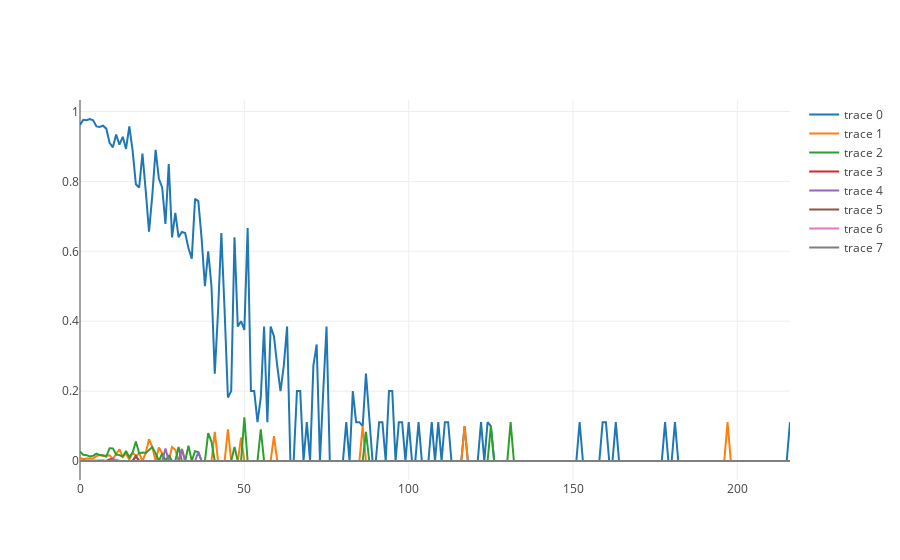

Notebook code for this chart:
### Markdown cell above
Now we normalize `counts` to produce `p`, and plot it.

### Code cell
norm = np.sum(counts+1, axis=1, keepdims=True)
norm = np.tile(norm, [1,N_cats,1])
counts[norm==0] += 1
counts[norm==0] += counts.shape[0]
p = counts/norm

plots = []
for i in range(p.shape[1]):
    plots.append({'y': p[0, i, :]})
    
iplot(plots)

### Figure 1 — Plotly figure (JSON) as saved in the notebook; plotly's stock layout.template omitted (floating-point values rounded to 4 significant figures; data arrays with more than 128 entries replaced by an {"elided": "..."} marker saying what was removed)
{"data": [{"y": {"elided": "217 float values"}}, {"y": {"elided": "217 float values"}}, {"y": {"elided": "217 float values"}}, {"y": {"elided": "217 float values"}}, {"y": {"elided": "217 float values"}}, {"y": {"elided": "217 float values"}}, {"y": {"elided": "217 float values"}}, {"y": {"elided": "217 float values"}}], "layout": {}}
